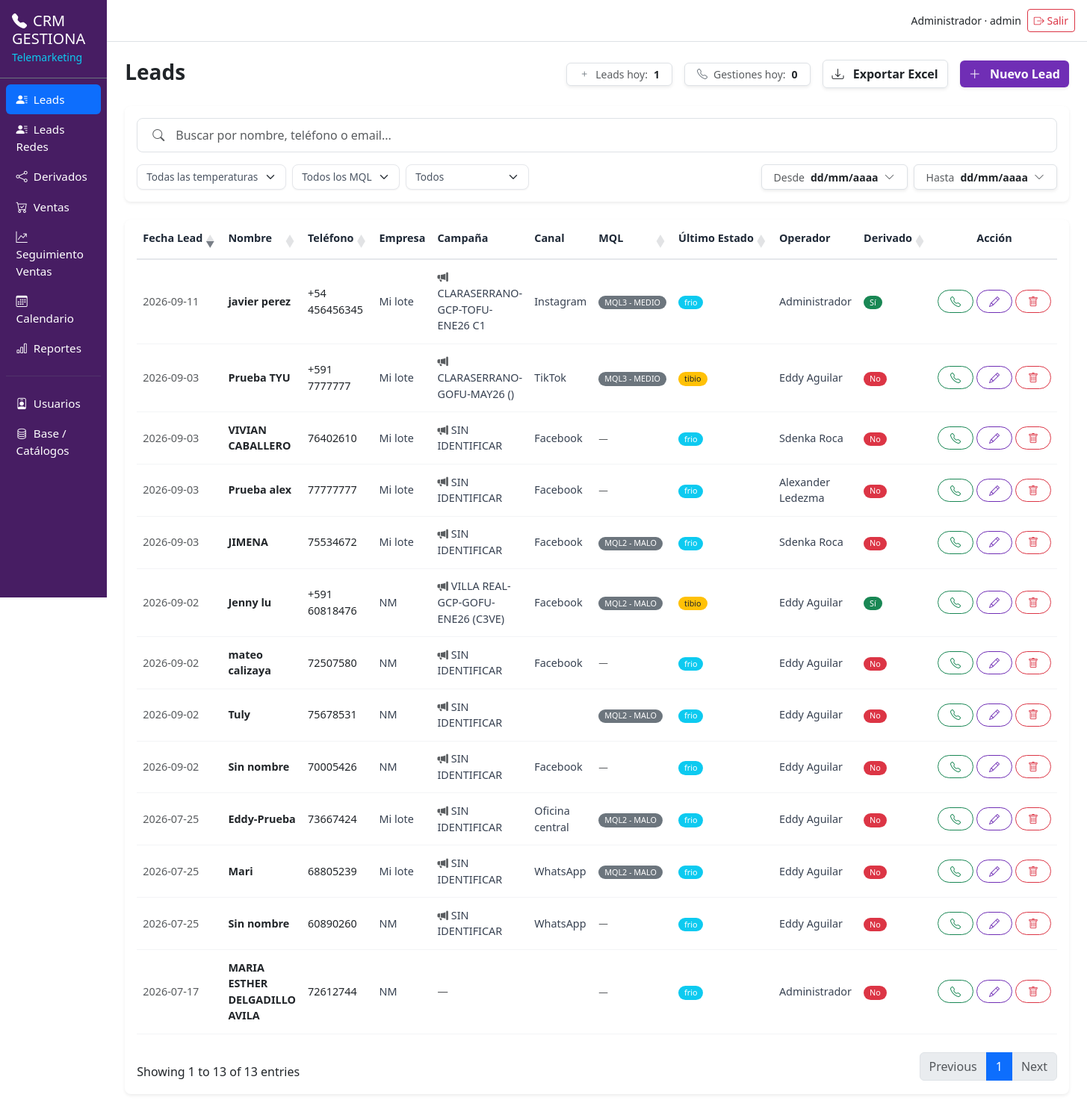
The page /leads (signed in) on the database its author committed.
### tables this page shows
CREATE TABLE `leads` (
  `id` char(36) NOT NULL,
  `nombre` varchar(190) NOT NULL,
  `telefono` varchar(50) DEFAULT NULL,
  `email` varchar(190) DEFAULT NULL,
  `pais` varchar(150) DEFAULT NULL,
  `ciudad` varchar(150) DEFAULT NULL,
  `pais_id` int DEFAULT NULL,
  `empresa_id` char(36) DEFAULT NULL,
  `proyecto_id` char(36) DEFAULT NULL,
  `campana_id` char(36) DEFAULT NULL,
  `canal_id` char(36) DEFAULT NULL,
  `mql_id` char(36) DEFAULT NULL,
  `temperatura` enum('frio','tibio','caliente') NOT NULL DEFAULT 'frio',
  `tipo_pago` varchar(50) DEFAULT NULL,
  `comentario` text,
  `operador_id` char(36) DEFAULT NULL,
  `vendedor_id` char(36) DEFAULT NULL,
  `vendedor_tabla_id` int DEFAULT NULL,
  `agente_id` char(36) DEFAULT NULL,
  `derivado_ventas` tinyint(1) NOT NULL DEFAULT '0',
  `fecha_derivado_ventas` datetime DEFAULT NULL,
  `ejecutivo_ventas` varchar(190) DEFAULT NULL,
  `fecha_lead` date NOT NULL DEFAULT (curdate()),
  `created_at` datetime NOT NULL DEFAULT CURRENT_TIMESTAMP,
  `updated_at` datetime NOT NULL DEFAULT CURRENT_TIMESTAMP ON UPDATE CURRENT_TIMESTAMP,
  PRIMARY KEY (`id`),
  KEY `idx_leads_telefono` (`telefono`),
  KEY `idx_leads_operador` (`operador_id`),
  KEY `idx_leads_fecha_lead` (`fecha_lead`),
  KEY `idx_leads_derivado` (`derivado_ventas`,`fecha_derivado_ventas`),
  KEY `fk_lead_empresa` (`empresa_id`),
  KEY `fk_lead_proyecto` (`proyecto_id`),
  KEY `fk_lead_campana` (`campana_id`),
  KEY `fk_lead_canal` (`canal_id`),
  KEY `fk_lead_mql` (`mql_id`),
  KEY `fk_lead_vendedor` (`vendedor_id`),
  KEY `fk_lead_vendtabla` (`vendedor_tabla_id`),
  KEY `fk_lead_agente` (`agente_id`),
  KEY `fk_lead_pais` (`pais_id`),
  CONSTRAINT `fk_lead_agente` FOREIGN KEY (`agente_id`) REFERENCES `agentes` (`id`) ON DELETE SET NULL,
  CONSTRAINT `fk_lead_campana` FOREIGN KEY (`campana_id`) REFERENCES `campanas` (`id`) ON DELETE SET NULL,
  CONSTRAINT `fk_lead_canal` FOREIGN KEY (`canal_id`) REFERENCES `canales` (`id`) ON DELETE SET NULL,
  CONSTRAINT `fk_lead_empresa` FOREIGN KEY (`empresa_id`) REFERENCES `empresas` (`id`) ON DELETE SET NULL,
  CONSTRAINT `fk_lead_mql` FOREIGN KEY (`mql_id`) REFERENCES `mql_status` (`id`) ON DELETE SET NULL,
  CONSTRAINT `fk_lead_operador` FOREIGN KEY (`operador_id`) REFERENCES `profiles` (`id`) ON DELETE SET NULL,
  CONSTRAINT `fk_lead_pais` FOREIGN KEY (`pais_id`) REFERENCES `paises` (`id`) ON DELETE SET NULL,
  CONSTRAINT `fk_lead_proyecto` FOREIGN KEY (`proyecto_id`) REFERENCES `proyectos` (`id`) ON DELETE SET NULL,
  CONSTRAINT `fk_lead_vendedor` FOREIGN KEY (`vendedor_id`) REFERENCES `profiles` (`id`) ON DELETE SET NULL,
  CONSTRAINT `fk_lead_vendtabla` FOREIGN KEY (`vendedor_tabla_id`) REFERENCES `vendedor` (`id`) ON DELETE SET NULL
);

CREATE TABLE `empresas` (
  `id` char(36) NOT NULL,
  `nombre` varchar(190) NOT NULL,
  `created_at` datetime NOT NULL DEFAULT CURRENT_TIMESTAMP,
  PRIMARY KEY (`id`)
);

CREATE TABLE `campanas` (
  `id` char(36) NOT NULL,
  `nombre` varchar(190) NOT NULL,
  `empresa_id` char(36) NOT NULL,
  `created_at` datetime NOT NULL DEFAULT CURRENT_TIMESTAMP,
  PRIMARY KEY (`id`),
  KEY `fk_camp_empresa` (`empresa_id`),
  CONSTRAINT `fk_camp_empresa` FOREIGN KEY (`empresa_id`) REFERENCES `empresas` (`id`) ON DELETE CASCADE
);

CREATE TABLE `canales` (
  `id` char(36) NOT NULL,
  `nombre` varchar(150) NOT NULL,
  `created_at` datetime NOT NULL DEFAULT CURRENT_TIMESTAMP,
  PRIMARY KEY (`id`),
  UNIQUE KEY `nombre` (`nombre`)
);

CREATE TABLE `mql_status` (
  `id` char(36) NOT NULL,
  `nivel` varchar(50) NOT NULL,
  `created_at` datetime NOT NULL DEFAULT CURRENT_TIMESTAMP,
  PRIMARY KEY (`id`),
  UNIQUE KEY `nivel` (`nivel`)
);

CREATE TABLE `profiles` (
  `id` char(36) NOT NULL,
  `user_id` char(36) NOT NULL,
  `nombre` varchar(190) NOT NULL,
  `email` varchar(190) DEFAULT NULL,
  `activo` tinyint(1) NOT NULL DEFAULT '0',
  `created_at` datetime NOT NULL DEFAULT CURRENT_TIMESTAMP,
  `updated_at` datetime NOT NULL DEFAULT CURRENT_TIMESTAMP ON UPDATE CURRENT_TIMESTAMP,
  PRIMARY KEY (`id`),
  UNIQUE KEY `user_id` (`user_id`),
  CONSTRAINT `fk_profile_user` FOREIGN KEY (`user_id`) REFERENCES `users` (`id`) ON DELETE CASCADE
);

### app/views/leads/index.php (the view, shortened to what the rows shown need)
<?php
  $hoy = date('Y-m-d');
  $leadsHoy = 0;
  $gestionesHoy = 0;
  if (!empty($leads) && is_array($leads)) {
      foreach ($leads as $l) {
          $fLead = !empty($l['fecha_lead']) ? date('Y-m-d', strtotime($l['fecha_lead'])) : '';
          $fCreate = !empty($l['created_at']) ? date('Y-m-d', strtotime($l['created_at'])) : '';
          if ($fLead === $hoy || $fCreate === $hoy) {
              $leadsHoy++;
          }
      }
  }
?>
<div class="d-flex flex-wrap justify-content-between align-items-center mb-4 gap-3">
  <div>
    <h3 class="fw-bold mb-1 text-dark">Leads</h3>
  </div>
  <div class="d-flex align-items-center gap-3 flex-wrap">
    <div class="d-flex align-items-center bg-white border rounded px-3 py-1 shadow-sm small text-muted">
      <i class="bi bi-plus text-secondary me-2"></i> Leads hoy: <span class="fw-bold text-dark ms-2"><?= $leadsHoy ?></span>
    </div>
    <div class="d-flex align-items-center bg-white border rounded px-3 py-1 shadow-sm small text-muted">
      <i class="bi bi-telephone text-secondary me-2"></i> Gestiones hoy: <span class="fw-bold text-dark ms-2"><?= $gestionesHoy ?></span>
    </div>
    <button id="btnExport" class="btn btn-white border shadow-sm small fw-semibold"><i class="bi bi-download me-2"></i> Exportar Excel</button>
    <a href="<?= Helpers::url('/leads/nuevo') ?>" class="btn btn-lovable-purple shadow-sm small fw-semibold"><i class="bi bi-plus-lg me-2"></i> Nuevo Lead</a>
  </div>
</div>
<div class="card border-0 shadow-sm rounded-3 mb-4">
  <div class="card-body p-3">
    <form method="get" id="formFiltrosLeads">
      <div class="input-group mb-3 border rounded-3 p-1">
        <span class="input-group-text bg-transparent border-0 text-muted px-3"><i class="bi bi-search"></i></span>
        <input type="text" id="miBuscadorPersonalizado" class="form-control border-0 shadow-none bg-transparent ps-0" placeholder="Buscar por nombre, teléfono o email..." value="<?= Helpers::e($search ?? '') ?>">
      </div>
      <div class="d-flex flex-wrap align-items-center justify-content-between gap-3">
        <div class="d-flex flex-wrap gap-2">
          <select id="filtroTemperaturaSelect" class="form-select form-select-lovable w-auto">
            <option value="">Todas las temperaturas</option>
          </select>
          <select id="filtroMQLSelect" class="form-select form-select-lovable w-auto">
            <option value="">Todos los MQL</option>
          </select>
          <select id="filtroDerivadoSelect" class="form-select form-select-lovable w-auto">
            <option value="">Todos</option>
          </select>
        </div>
        <div class="d-flex flex-wrap gap-2 align-items-center">
          <div class="position-relative hover-shadow rounded">
            <div class="d-flex align-items-center rounded px-3 py-1 border shadow-sm bg-white" style="cursor: pointer; height: 34px;">
              <span class="text-muted small me-2">Desde</span>
              <span class="text-dark small fw-semibold" id="label-desde"><?= !empty($_GET['desde']) ? date('d/m/Y', strtotime($_GET['desde'])) : 'dd/mm/aaaa' ?></span>
              <i class="bi bi-chevron-down text-muted ms-2 small"></i>
            </div>
          </div>
          <div class="position-relative hover-shadow rounded">
            <div class="d-flex align-items-center rounded px-3 py-1 border shadow-sm bg-white" style="cursor: pointer; height: 34px;">
              <span class="text-muted small me-2">Hasta</span>
              <span class="text-dark small fw-semibold" id="label-hasta"><?= !empty($_GET['hasta']) ? date('d/m/Y', strtotime($_GET['hasta'])) : 'dd/mm/aaaa' ?></span>
              <i class="bi bi-chevron-down text-muted ms-2 small"></i>
            </div>
          </div>
        </div>
      </div>
    </form>
  </div>
</div>
<div class="card border-0 shadow-sm rounded-3">
  <div class="card-body p-0">
    <div class="table-responsive px-3 pb-3">
      <table id="tblLeads" class="table table-lovable table-hover align-middle w-100 mb-0">
        <thead>
          <tr>
            <th>Fecha Lead</th>
            <th>Nombre</th>
            <th>Teléfono</th>
            <th>Empresa</th>
            <th>Campaña</th>
            <th>Canal</th>
            <th>MQL</th>
            <th>Último Estado</th>
            <th>Operador</th>
            <th>Derivado</th>
            <th class="text-center">Acción</th>
          </tr>
        </thead>
        <tbody>
        <?php foreach ($leads as $l):
          $mqlRaw = strtolower(trim($l['mql_nivel'] ?? ''));
          $mqlBadge = [
              'alto'  => 'success',
              'medio' => 'warning text-dark',
              'malo'  => 'danger',
          ][$mqlRaw] ?? 'secondary';
          $tempVal = strtolower(trim($l['temperatura'] ?? ''));
          $tempBadge = [
              'caliente' => 'danger',
              'tibio'    => 'warning text-dark',
              'frio'     => 'info',
          ][$tempVal] ?? 'secondary';
        ?>
          <tr>
            <td class="text-muted small"><?= Helpers::e(date('Y-m-d', strtotime($l['fecha_lead']))) ?></td>
            <td class="fw-semibold text-dark"><?= Helpers::e($l['nombre']) ?: 'Sin nombre' ?></td>
            <td><?php if ($l['telefono']): ?>
              <a href="tel:<?= Helpers::e($l['telefono']) ?>" class="text-decoration-none text-dark"><?= Helpers::e($l['telefono']) ?></a>
            <?php endif; ?></td>
            <td class="small"><?= Helpers::e($l['empresa_nombre']) ?: 'NM' ?></td>
            <td class="small">
                <?php if (!empty($l['campana_nombre'])): ?>
                    <i class="bi bi-megaphone-fill text-muted me-1"></i><?= Helpers::e($l['campana_nombre']) ?>
                <?php else: ?>
                    <span class="text-muted">—</span>
                <?php endif; ?>
            </td>
            <td class="small"><?= Helpers::e($l['canal_nombre']) ?></td>
            <td>
              <?php if (!empty($l['mql_nivel'])): ?>
                <span class="badge rounded-pill bg-<?= $mqlBadge ?> px-2 fw-normal"><?= Helpers::e($l['mql_nivel']) ?></span>
              <?php else: ?>
                <span class="text-muted small">—</span>
              <?php endif; ?>
            </td>
            <td>
              <?php if (!empty($l['temperatura'])): ?>
                <span class="badge rounded-pill bg-<?= $tempBadge ?> px-2 fw-normal"><?= Helpers::e($l['temperatura']) ?></span>
              <?php else: ?>
                <span class="text-muted small">—</span>
              <?php endif; ?>
            </td>
            <td class="small"><?= Helpers::e($l['operador_nombre']) ?></td>
            <td>
              <?php if ((int)$l['derivado_ventas'] === 1): ?>
                <span class="badge rounded-pill bg-success px-2 fw-normal">Sí</span>
              <?php else: ?>
                <span class="badge rounded-pill bg-danger px-2 fw-normal">No</span>
              <?php endif; ?>
            </td>
            <td class="text-center">
              <div class="d-inline-flex gap-1 align-items-center justify-content-center">
                <?php if (!empty($l['telefono'])): ?>
                <a class="btn btn-sm btn-outline-success rounded-pill px-3 py-1" href="tel:<?= Helpers::e($l['telefono']) ?>" title="Llamar a <?= Helpers::e($l['telefono']) ?>">
                  <i class="bi bi-telephone"></i>
                </a>
                <?php endif; ?>
                <a class="btn btn-sm btn-outline-purple rounded-pill px-3 py-1" href="<?= Helpers::url('/leads/'.$l['id'].'/editar') ?>" title="Editar lead">
                  <i class="bi bi-pencil"></i>
                </a>
                <?php if (Auth::isSupervisor()): ?>
                <form method="post" action="<?= Helpers::url('/leads/'.$l['id'].'/eliminar') ?>" class="d-inline" onsubmit="return confirm('¿Eliminar este lead?')">
                  <button class="btn btn-sm btn-outline-danger rounded-pill px-3 py-1" title="Eliminar lead">
                    <i class="bi bi-trash"></i>
                  </button>
                </form>
                <?php endif; ?>
              </div>
            </td>
          </tr>
        <?php endforeach; ?>
        </tbody>
      </table>
    </div>
  </div>
</div>
<link rel="stylesheet" href="https://cdn.jsdelivr.net/npm/flatpickr/dist/flatpickr.min.css">

### app/core/Router.php (shortened to what the rows shown need)
<?php
final class Router
{
    private array $routes = [];
    private function add(string $method, string $path, $handler, array $mw): void
    {
        $this->routes[] = compact('method', 'pattern', 'handler') + ['middleware' => $mw];
    }
    public function dispatch(): void
    {
        $method = $_SERVER['REQUEST_METHOD'] ?? 'GET';
        $uri    = parse_url($_SERVER['REQUEST_URI'] ?? '/', PHP_URL_PATH) ?? '/';
        $basePath = rtrim(parse_url(BASE_URL, PHP_URL_PATH) ?? '', '/');
        if ($basePath !== '' && strpos($uri, $basePath) === 0) {
            $uri = substr($uri, strlen($basePath));
        }
        $uri = '/' . ltrim($uri, '/');
        foreach ($this->routes as $r) {
            if ($r['method'] !== $method) continue;
            if (!preg_match($r['pattern'], $uri, $m)) continue;
            $params = array_filter($m, 'is_string', ARRAY_FILTER_USE_KEY);
            [$class, $action] = is_array($r['handler']) ? $r['handler'] : [null, $r['handler']];
            if ($class) {
                $obj = new $class();
                echo $obj->$action(...array_values($params));
            } else {
                echo call_user_func_array($r['handler'], array_values($params));
            }
            return;
        }
    }
}

### rows shown on the page
leads: fecha_lead "2026-09-11", nombre "javier perez", telefono "+54 456456345", empresa.nombre "Mi lote", campana.nombre "CLARASERRANO-GCP-TOFU-ENE26 C1", canal.nombre "Instagram", mql.nivel "MQL3 - MEDIO", temperatura "frio", operador.nombre "Administrador", derivado_ventas "Sí"
leads: fecha_lead "2026-09-03", nombre "Prueba TYU", telefono "+591 7777777", empresa.nombre "Mi lote", campana.nombre "CLARASERRANO-GOFU-MAY26 ()", canal.nombre "TikTok", mql.nivel "MQL3 - MEDIO", temperatura "tibio", operador.nombre "Eddy Aguilar", derivado_ventas "No"
leads: fecha_lead "2026-09-03", nombre "VIVIAN CABALLERO", telefono "76402610", empresa.nombre "Mi lote", campana.nombre "SIN IDENTIFICAR", canal.nombre "Facebook", temperatura "frio", operador.nombre "Sdenka Roca", derivado_ventas "No"
leads: fecha_lead "2026-09-03", nombre "Prueba alex", telefono "77777777", empresa.nombre "Mi lote", campana.nombre "SIN IDENTIFICAR", canal.nombre "Facebook", temperatura "frio", operador.nombre "Alexander Ledezma", derivado_ventas "No"
leads: fecha_lead "2026-09-03", nombre "JIMENA", telefono "75534672", empresa.nombre "Mi lote", campana.nombre "SIN IDENTIFICAR", canal.nombre "Facebook", mql.nivel "MQL2 - MALO", temperatura "frio", operador.nombre "Sdenka Roca", derivado_ventas "No"
leads: fecha_lead "2026-09-02", nombre "Jenny lu", telefono "+591 60818476", empresa.nombre "NM", campana.nombre "VILLA REAL-GCP-GOFU-ENE26 (C3VE)", canal.nombre "Facebook", mql.nivel "MQL2 - MALO", temperatura "tibio", operador.nombre "Eddy Aguilar", derivado_ventas "Sí"
leads: fecha_lead "2026-09-02", nombre "mateo calizaya", telefono "72507580", empresa.nombre "NM", campana.nombre "SIN IDENTIFICAR", canal.nombre "Facebook", temperatura "frio", operador.nombre "Eddy Aguilar", derivado_ventas "No"
leads: fecha_lead "2026-09-02", nombre "Tuly", telefono "75678531", empresa.nombre "NM", campana.nombre "SIN IDENTIFICAR", mql.nivel "MQL2 - MALO", temperatura "frio", operador.nombre "Eddy Aguilar", derivado_ventas "No"
leads: fecha_lead "2026-09-02", nombre "Sin nombre", telefono "70005426", empresa.nombre "NM", campana.nombre "SIN IDENTIFICAR", canal.nombre "Facebook", temperatura "frio", operador.nombre "Eddy Aguilar", derivado_ventas "No"
leads: fecha_lead "2026-07-25", nombre "Eddy-Prueba", telefono "73667424", empresa.nombre "Mi lote", campana.nombre "SIN IDENTIFICAR", canal.nombre "Oficina central", mql.nivel "MQL2 - MALO", temperatura "frio", operador.nombre "Eddy Aguilar", derivado_ventas "No"
leads: fecha_lead "2026-07-25", nombre "Mari", telefono "68805239", empresa.nombre "Mi lote", campana.nombre "SIN IDENTIFICAR", canal.nombre "WhatsApp", mql.nivel "MQL2 - MALO", temperatura "frio", operador.nombre "Eddy Aguilar", derivado_ventas "No"
leads: fecha_lead "2026-07-25", nombre "Sin nombre", telefono "60890260", empresa.nombre "NM", campana.nombre "SIN IDENTIFICAR", canal.nombre "WhatsApp", temperatura "frio", operador.nombre "Eddy Aguilar", derivado_ventas "No"
leads: fecha_lead "2026-07-17", nombre "MARIA ESTHER DELGADILLO AVILA", telefono "72612744", empresa_nombre "NM", temperatura "frio", operador.nombre "Administrador", derivado_ventas "No"

### other values the page prints
$leadsHoy "1"
$gestionesHoy "0"
